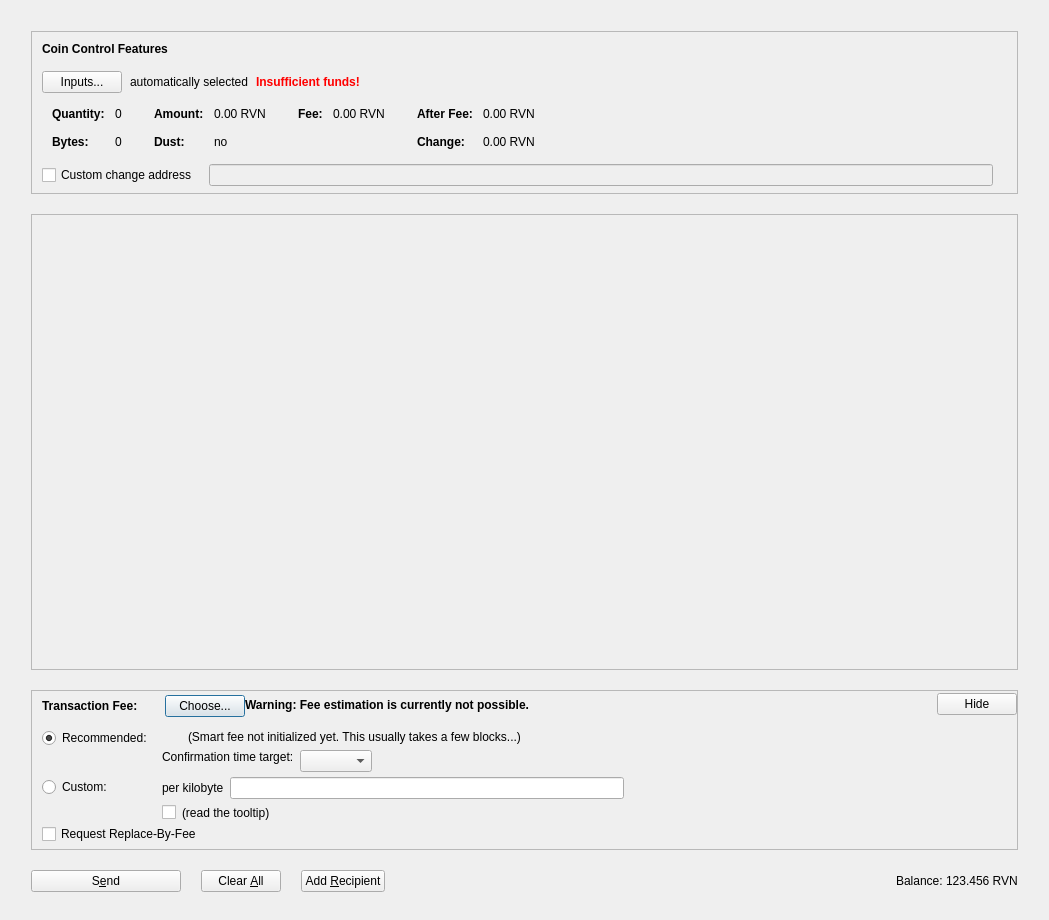
<?xml version="1.0" encoding="UTF-8"?>
<ui version="4.0">
 <class>SendCoinsDialog</class>
 <widget class="QDialog" name="SendCoinsDialog">
  <property name="geometry">
   <rect>
    <x>0</x>
    <y>0</y>
    <width>1049</width>
    <height>920</height>
   </rect>
  </property>
  <property name="windowTitle">
   <string>Send Coins</string>
  </property>
  <layout class="QVBoxLayout" name="verticalLayout" stretch="0">
   <property name="bottomMargin">
    <number>8</number>
   </property>
   <item>
    <layout class="QVBoxLayout" name="verticalLayout_3">
     <property name="spacing">
      <number>20</number>
     </property>
     <property name="leftMargin">
      <number>20</number>
     </property>
     <property name="topMargin">
      <number>20</number>
     </property>
     <property name="rightMargin">
      <number>20</number>
     </property>
     <property name="bottomMargin">
      <number>20</number>
     </property>
     <item>
      <widget class="QFrame" name="frameCoinControl">
       <property name="sizePolicy">
        <sizepolicy hsizetype="Expanding" vsizetype="Fixed">
         <horstretch>0</horstretch>
         <verstretch>0</verstretch>
        </sizepolicy>
       </property>
       <property name="maximumSize">
        <size>
         <width>16777215</width>
         <height>16777215</height>
        </size>
       </property>
       <property name="frameShape">
        <enum>QFrame::StyledPanel</enum>
       </property>
       <property name="frameShadow">
        <enum>QFrame::Sunken</enum>
       </property>
       <layout class="QVBoxLayout" name="verticalLayoutCoinControl2">
        <property name="spacing">
         <number>0</number>
        </property>
        <property name="leftMargin">
         <number>0</number>
        </property>
        <property name="topMargin">
         <number>0</number>
        </property>
        <property name="rightMargin">
         <number>0</number>
        </property>
        <property name="bottomMargin">
         <number>6</number>
        </property>
        <item>
         <layout class="QVBoxLayout" name="verticalLayoutCoinControl" stretch="0,0,0,0,0">
          <property name="spacing">
           <number>0</number>
          </property>
          <property name="leftMargin">
           <number>10</number>
          </property>
          <property name="topMargin">
           <number>10</number>
          </property>
          <item>
           <layout class="QHBoxLayout" name="horizontalLayoutCoinControl1">
            <property name="bottomMargin">
             <number>15</number>
            </property>
            <item>
             <widget class="QLabel" name="labelCoinControlFeatures">
              <property name="sizePolicy">
               <sizepolicy hsizetype="Preferred" vsizetype="Maximum">
                <horstretch>0</horstretch>
                <verstretch>0</verstretch>
               </sizepolicy>
              </property>
              <property name="font">
               <font>
                <weight>75</weight>
                <bold>true</bold>
               </font>
              </property>
              <property name="styleSheet">
               <string notr="true">font-weight:bold;</string>
              </property>
              <property name="text">
               <string>Coin Control Features</string>
              </property>
             </widget>
            </item>
           </layout>
          </item>
          <item>
           <layout class="QHBoxLayout" name="horizontalLayoutCoinControl2" stretch="0,0,0,0">
            <property name="spacing">
             <number>8</number>
            </property>
            <property name="bottomMargin">
             <number>10</number>
            </property>
            <item>
             <widget class="QPushButton" name="pushButtonCoinControl">
              <property name="styleSheet">
               <string notr="true"/>
              </property>
              <property name="text">
               <string>Inputs...</string>
              </property>
              <property name="autoDefault">
               <bool>false</bool>
              </property>
             </widget>
            </item>
            <item>
             <widget class="QLabel" name="labelCoinControlAutomaticallySelected">
              <property name="text">
               <string>automatically selected</string>
              </property>
              <property name="margin">
               <number>5</number>
              </property>
             </widget>
            </item>
            <item>
             <widget class="QLabel" name="labelCoinControlInsuffFunds">
              <property name="font">
               <font>
                <weight>75</weight>
                <bold>true</bold>
               </font>
              </property>
              <property name="styleSheet">
               <string notr="true">color:red;font-weight:bold;</string>
              </property>
              <property name="text">
               <string>Insufficient funds!</string>
              </property>
              <property name="margin">
               <number>5</number>
              </property>
             </widget>
            </item>
            <item>
             <spacer name="horizontalSpacerCoinControl">
              <property name="orientation">
               <enum>Qt::Horizontal</enum>
              </property>
              <property name="sizeHint" stdset="0">
               <size>
                <width>40</width>
                <height>1</height>
               </size>
              </property>
             </spacer>
            </item>
           </layout>
          </item>
          <item>
           <widget class="QWidget" name="widgetCoinControl" native="true">
            <property name="sizePolicy">
             <sizepolicy hsizetype="Preferred" vsizetype="Preferred">
              <horstretch>0</horstretch>
              <verstretch>0</verstretch>
             </sizepolicy>
            </property>
            <property name="minimumSize">
             <size>
              <width>0</width>
              <height>0</height>
             </size>
            </property>
            <property name="styleSheet">
             <string notr="true"/>
            </property>
            <layout class="QHBoxLayout" name="horizontalLayoutCoinControl5">
             <property name="leftMargin">
              <number>0</number>
             </property>
             <property name="topMargin">
              <number>0</number>
             </property>
             <property name="rightMargin">
              <number>0</number>
             </property>
             <property name="bottomMargin">
              <number>0</number>
             </property>
             <item>
              <layout class="QHBoxLayout" name="horizontalLayoutCoinControl3" stretch="0,0,0,1">
               <property name="spacing">
                <number>20</number>
               </property>
               <property name="topMargin">
                <number>0</number>
               </property>
               <property name="bottomMargin">
                <number>10</number>
               </property>
               <item>
                <layout class="QFormLayout" name="formLayoutCoinControl1">
                 <property name="horizontalSpacing">
                  <number>10</number>
                 </property>
                 <property name="verticalSpacing">
                  <number>14</number>
                 </property>
                 <property name="leftMargin">
                  <number>10</number>
                 </property>
                 <property name="topMargin">
                  <number>4</number>
                 </property>
                 <property name="rightMargin">
                  <number>6</number>
                 </property>
                 <item row="0" column="0">
                  <widget class="QLabel" name="labelCoinControlQuantityText">
                   <property name="font">
                    <font>
                     <weight>75</weight>
                     <bold>true</bold>
                    </font>
                   </property>
                   <property name="text">
                    <string>Quantity:</string>
                   </property>
                   <property name="margin">
                    <number>0</number>
                   </property>
                  </widget>
                 </item>
                 <item row="0" column="1">
                  <widget class="QLabel" name="labelCoinControlQuantity">
                   <property name="cursor">
                    <cursorShape>IBeamCursor</cursorShape>
                   </property>
                   <property name="contextMenuPolicy">
                    <enum>Qt::ActionsContextMenu</enum>
                   </property>
                   <property name="text">
                    <string notr="true">0</string>
                   </property>
                   <property name="margin">
                    <number>0</number>
                   </property>
                   <property name="textInteractionFlags">
                    <set>Qt::LinksAccessibleByMouse|Qt::TextSelectableByKeyboard|Qt::TextSelectableByMouse</set>
                   </property>
                  </widget>
                 </item>
                 <item row="1" column="0">
                  <widget class="QLabel" name="labelCoinControlBytesText">
                   <property name="font">
                    <font>
                     <weight>75</weight>
                     <bold>true</bold>
                    </font>
                   </property>
                   <property name="text">
                    <string>Bytes:</string>
                   </property>
                  </widget>
                 </item>
                 <item row="1" column="1">
                  <widget class="QLabel" name="labelCoinControlBytes">
                   <property name="cursor">
                    <cursorShape>IBeamCursor</cursorShape>
                   </property>
                   <property name="contextMenuPolicy">
                    <enum>Qt::ActionsContextMenu</enum>
                   </property>
                   <property name="text">
                    <string notr="true">0</string>
                   </property>
                   <property name="textInteractionFlags">
                    <set>Qt::LinksAccessibleByMouse|Qt::TextSelectableByKeyboard|Qt::TextSelectableByMouse</set>
                   </property>
                  </widget>
                 </item>
                </layout>
               </item>
               <item>
                <layout class="QFormLayout" name="formLayoutCoinControl2">
                 <property name="horizontalSpacing">
                  <number>10</number>
                 </property>
                 <property name="verticalSpacing">
                  <number>14</number>
                 </property>
                 <property name="leftMargin">
                  <number>6</number>
                 </property>
                 <property name="topMargin">
                  <number>4</number>
                 </property>
                 <property name="rightMargin">
                  <number>6</number>
                 </property>
                 <item row="0" column="0">
                  <widget class="QLabel" name="labelCoinControlAmountText">
                   <property name="font">
                    <font>
                     <weight>75</weight>
                     <bold>true</bold>
                    </font>
                   </property>
                   <property name="text">
                    <string>Amount:</string>
                   </property>
                   <property name="margin">
                    <number>0</number>
                   </property>
                  </widget>
                 </item>
                 <item row="0" column="1">
                  <widget class="QLabel" name="labelCoinControlAmount">
                   <property name="cursor">
                    <cursorShape>IBeamCursor</cursorShape>
                   </property>
                   <property name="contextMenuPolicy">
                    <enum>Qt::ActionsContextMenu</enum>
                   </property>
                   <property name="text">
                    <string notr="true">0.00 RVN</string>
                   </property>
                   <property name="textInteractionFlags">
                    <set>Qt::LinksAccessibleByMouse|Qt::TextSelectableByKeyboard|Qt::TextSelectableByMouse</set>
                   </property>
                  </widget>
                 </item>
                 <item row="1" column="0">
                  <widget class="QLabel" name="labelCoinControlLowOutputText">
                   <property name="font">
                    <font>
                     <weight>75</weight>
                     <bold>true</bold>
                    </font>
                   </property>
                   <property name="text">
                    <string>Dust:</string>
                   </property>
                  </widget>
                 </item>
                 <item row="1" column="1">
                  <widget class="QLabel" name="labelCoinControlLowOutput">
                   <property name="cursor">
                    <cursorShape>IBeamCursor</cursorShape>
                   </property>
                   <property name="contextMenuPolicy">
                    <enum>Qt::ActionsContextMenu</enum>
                   </property>
                   <property name="text">
                    <string notr="true">no</string>
                   </property>
                   <property name="textInteractionFlags">
                    <set>Qt::LinksAccessibleByMouse|Qt::TextSelectableByKeyboard|Qt::TextSelectableByMouse</set>
                   </property>
                  </widget>
                 </item>
                </layout>
               </item>
               <item>
                <layout class="QFormLayout" name="formLayoutCoinControl3">
                 <property name="horizontalSpacing">
                  <number>10</number>
                 </property>
                 <property name="verticalSpacing">
                  <number>14</number>
                 </property>
                 <property name="leftMargin">
                  <number>6</number>
                 </property>
                 <property name="topMargin">
                  <number>4</number>
                 </property>
                 <property name="rightMargin">
                  <number>6</number>
                 </property>
                 <item row="0" column="0">
                  <widget class="QLabel" name="labelCoinControlFeeText">
                   <property name="font">
                    <font>
                     <weight>75</weight>
                     <bold>true</bold>
                    </font>
                   </property>
                   <property name="text">
                    <string>Fee:</string>
                   </property>
                   <property name="margin">
                    <number>0</number>
                   </property>
                  </widget>
                 </item>
                 <item row="0" column="1">
                  <widget class="QLabel" name="labelCoinControlFee">
                   <property name="cursor">
                    <cursorShape>IBeamCursor</cursorShape>
                   </property>
                   <property name="contextMenuPolicy">
                    <enum>Qt::ActionsContextMenu</enum>
                   </property>
                   <property name="text">
                    <string notr="true">0.00 RVN</string>
                   </property>
                   <property name="textInteractionFlags">
                    <set>Qt::LinksAccessibleByMouse|Qt::TextSelectableByKeyboard|Qt::TextSelectableByMouse</set>
                   </property>
                  </widget>
                 </item>
                </layout>
               </item>
               <item>
                <layout class="QFormLayout" name="formLayoutCoinControl4">
                 <property name="horizontalSpacing">
                  <number>10</number>
                 </property>
                 <property name="verticalSpacing">
                  <number>14</number>
                 </property>
                 <property name="leftMargin">
                  <number>6</number>
                 </property>
                 <property name="topMargin">
                  <number>4</number>
                 </property>
                 <property name="rightMargin">
                  <number>6</number>
                 </property>
                 <item row="0" column="0">
                  <widget class="QLabel" name="labelCoinControlAfterFeeText">
                   <property name="font">
                    <font>
                     <weight>75</weight>
                     <bold>true</bold>
                    </font>
                   </property>
                   <property name="text">
                    <string>After Fee:</string>
                   </property>
                   <property name="margin">
                    <number>0</number>
                   </property>
                  </widget>
                 </item>
                 <item row="0" column="1">
                  <widget class="QLabel" name="labelCoinControlAfterFee">
                   <property name="cursor">
                    <cursorShape>IBeamCursor</cursorShape>
                   </property>
                   <property name="contextMenuPolicy">
                    <enum>Qt::ActionsContextMenu</enum>
                   </property>
                   <property name="text">
                    <string notr="true">0.00 RVN</string>
                   </property>
                   <property name="textInteractionFlags">
                    <set>Qt::LinksAccessibleByMouse|Qt::TextSelectableByKeyboard|Qt::TextSelectableByMouse</set>
                   </property>
                  </widget>
                 </item>
                 <item row="1" column="0">
                  <widget class="QLabel" name="labelCoinControlChangeText">
                   <property name="font">
                    <font>
                     <weight>75</weight>
                     <bold>true</bold>
                    </font>
                   </property>
                   <property name="text">
                    <string>Change:</string>
                   </property>
                  </widget>
                 </item>
                 <item row="1" column="1">
                  <widget class="QLabel" name="labelCoinControlChange">
                   <property name="cursor">
                    <cursorShape>IBeamCursor</cursorShape>
                   </property>
                   <property name="contextMenuPolicy">
                    <enum>Qt::ActionsContextMenu</enum>
                   </property>
                   <property name="text">
                    <string notr="true">0.00 RVN</string>
                   </property>
                   <property name="textInteractionFlags">
                    <set>Qt::LinksAccessibleByMouse|Qt::TextSelectableByKeyboard|Qt::TextSelectableByMouse</set>
                   </property>
                  </widget>
                 </item>
                </layout>
               </item>
              </layout>
             </item>
            </layout>
           </widget>
          </item>
          <item>
           <layout class="QHBoxLayout" name="horizontalLayoutCoinControl4" stretch="0,0,0">
            <property name="spacing">
             <number>12</number>
            </property>
            <property name="sizeConstraint">
             <enum>QLayout::SetDefaultConstraint</enum>
            </property>
            <property name="topMargin">
             <number>5</number>
            </property>
            <property name="rightMargin">
             <number>5</number>
            </property>
            <item>
             <widget class="QCheckBox" name="checkBoxCoinControlChange">
              <property name="toolTip">
               <string>If this is activated, but the change address is empty or invalid, change will be sent to a newly generated address.</string>
              </property>
              <property name="text">
               <string>Custom change address</string>
              </property>
             </widget>
            </item>
            <item>
             <widget class="QValidatedLineEdit" name="lineEditCoinControlChange">
              <property name="enabled">
               <bool>false</bool>
              </property>
              <property name="sizePolicy">
               <sizepolicy hsizetype="Expanding" vsizetype="Fixed">
                <horstretch>0</horstretch>
                <verstretch>0</verstretch>
               </sizepolicy>
              </property>
             </widget>
            </item>
            <item>
             <widget class="QLabel" name="labelCoinControlChangeLabel">
              <property name="sizePolicy">
               <sizepolicy hsizetype="Preferred" vsizetype="Expanding">
                <horstretch>0</horstretch>
                <verstretch>0</verstretch>
               </sizepolicy>
              </property>
              <property name="minimumSize">
               <size>
                <width>0</width>
                <height>0</height>
               </size>
              </property>
              <property name="text">
               <string/>
              </property>
              <property name="margin">
               <number>3</number>
              </property>
             </widget>
            </item>
           </layout>
          </item>
          <item>
           <spacer name="verticalSpacerCoinControl">
            <property name="orientation">
             <enum>Qt::Vertical</enum>
            </property>
            <property name="sizeHint" stdset="0">
             <size>
              <width>800</width>
              <height>1</height>
             </size>
            </property>
           </spacer>
          </item>
         </layout>
        </item>
       </layout>
      </widget>
     </item>
     <item>
      <widget class="QScrollArea" name="scrollArea">
       <property name="widgetResizable">
        <bool>true</bool>
       </property>
       <widget class="QWidget" name="scrollAreaWidgetContents">
        <property name="geometry">
         <rect>
          <x>0</x>
          <y>0</y>
          <width>989</width>
          <height>355</height>
         </rect>
        </property>
        <layout class="QVBoxLayout" name="verticalLayout_2" stretch="0,0">
         <property name="leftMargin">
          <number>0</number>
         </property>
         <property name="topMargin">
          <number>0</number>
         </property>
         <property name="rightMargin">
          <number>0</number>
         </property>
         <property name="bottomMargin">
          <number>0</number>
         </property>
         <item>
          <layout class="QVBoxLayout" name="entries">
           <property name="spacing">
            <number>6</number>
           </property>
          </layout>
         </item>
         <item>
          <spacer name="verticalSpacer">
           <property name="orientation">
            <enum>Qt::Vertical</enum>
           </property>
           <property name="sizeType">
            <enum>QSizePolicy::MinimumExpanding</enum>
           </property>
           <property name="sizeHint" stdset="0">
            <size>
             <width>20</width>
             <height>200</height>
            </size>
           </property>
          </spacer>
         </item>
        </layout>
       </widget>
      </widget>
     </item>
     <item>
      <widget class="QFrame" name="frameFee">
       <property name="sizePolicy">
        <sizepolicy hsizetype="Expanding" vsizetype="Fixed">
         <horstretch>0</horstretch>
         <verstretch>0</verstretch>
        </sizepolicy>
       </property>
       <property name="maximumSize">
        <size>
         <width>16777215</width>
         <height>16777215</height>
        </size>
       </property>
       <property name="frameShape">
        <enum>QFrame::StyledPanel</enum>
       </property>
       <property name="frameShadow">
        <enum>QFrame::Sunken</enum>
       </property>
       <layout class="QVBoxLayout" name="verticalLayoutFee1">
        <property name="spacing">
         <number>0</number>
        </property>
        <property name="leftMargin">
         <number>0</number>
        </property>
        <property name="topMargin">
         <number>0</number>
        </property>
        <property name="rightMargin">
         <number>0</number>
        </property>
        <property name="bottomMargin">
         <number>0</number>
        </property>
        <item>
         <layout class="QVBoxLayout" name="verticalLayoutFee2" stretch="0,0,0">
          <property name="spacing">
           <number>0</number>
          </property>
          <property name="leftMargin">
           <number>10</number>
          </property>
          <property name="topMargin">
           <number>0</number>
          </property>
          <item>
           <layout class="QHBoxLayout" name="horizontalLayoutFee1">
            <property name="bottomMargin">
             <number>0</number>
            </property>
            <item>
             <layout class="QVBoxLayout" name="verticalLayoutFee7">
              <property name="spacing">
               <number>0</number>
              </property>
              <item>
               <spacer name="verticalSpacerSmartFee">
                <property name="orientation">
                 <enum>Qt::Vertical</enum>
                </property>
                <property name="sizeType">
                 <enum>QSizePolicy::Fixed</enum>
                </property>
                <property name="sizeHint" stdset="0">
                 <size>
                  <width>1</width>
                  <height>4</height>
                 </size>
                </property>
               </spacer>
              </item>
              <item>
               <layout class="QHBoxLayout" name="horizontalLayoutSmartFee">
                <property name="spacing">
                 <number>10</number>
                </property>
                <item>
                 <widget class="QLabel" name="labelFeeHeadline">
                  <property name="sizePolicy">
                   <sizepolicy hsizetype="Preferred" vsizetype="Maximum">
                    <horstretch>0</horstretch>
                    <verstretch>0</verstretch>
                   </sizepolicy>
                  </property>
                  <property name="font">
                   <font>
                    <weight>75</weight>
                    <bold>true</bold>
                   </font>
                  </property>
                  <property name="styleSheet">
                   <string notr="true">font-weight:bold;</string>
                  </property>
                  <property name="text">
                   <string>Transaction Fee:</string>
                  </property>
                 </widget>
                </item>
                <item>
                 <widget class="QLabel" name="labelFeeMinimized">
                  <property name="text">
                   <string/>
                  </property>
                 </widget>
                </item>
                <item>
                 <widget class="QPushButton" name="buttonChooseFee">
                  <property name="text">
                   <string>Choose...</string>
                  </property>
                 </widget>
                </item>
               </layout>
              </item>
              <item>
               <spacer name="verticalSpacer_5">
                <property name="orientation">
                 <enum>Qt::Vertical</enum>
                </property>
                <property name="sizeHint" stdset="0">
                 <size>
                  <width>1</width>
                  <height>1</height>
                 </size>
                </property>
               </spacer>
              </item>
             </layout>
            </item>
            <item>
             <widget class="QLabel" name="fallbackFeeWarningLabel">
              <property name="font">
               <font>
                <weight>75</weight>
                <bold>true</bold>
               </font>
              </property>
              <property name="toolTip">
               <string>Using the fallbackfee can result in sending a transaction that will take several hours or days (or never) to confirm. Consider choosing your fee manually or wait until you have validated the complete chain.</string>
              </property>
              <property name="text">
               <string>Warning: Fee estimation is currently not possible.</string>
              </property>
              <property name="wordWrap">
               <bool>false</bool>
              </property>
             </widget>
            </item>
            <item>
             <spacer name="horizontalSpacer_4">
              <property name="orientation">
               <enum>Qt::Horizontal</enum>
              </property>
              <property name="sizeType">
               <enum>QSizePolicy::MinimumExpanding</enum>
              </property>
              <property name="sizeHint" stdset="0">
               <size>
                <width>40</width>
                <height>20</height>
               </size>
              </property>
             </spacer>
            </item>
            <item>
             <widget class="QPushButton" name="buttonMinimizeFee">
              <property name="toolTip">
               <string>collapse fee-settings</string>
              </property>
              <property name="text">
               <string>Hide</string>
              </property>
             </widget>
            </item>
           </layout>
          </item>
          <item>
           <widget class="QFrame" name="frameFeeSelection">
            <layout class="QVBoxLayout" name="verticalLayoutFee12">
             <property name="spacing">
              <number>0</number>
             </property>
             <property name="leftMargin">
              <number>0</number>
             </property>
             <property name="topMargin">
              <number>0</number>
             </property>
             <property name="rightMargin">
              <number>0</number>
             </property>
             <property name="bottomMargin">
              <number>0</number>
             </property>
             <item>
              <layout class="QGridLayout" name="gridLayoutFee">
               <property name="topMargin">
                <number>10</number>
               </property>
               <property name="bottomMargin">
                <number>4</number>
               </property>
               <property name="horizontalSpacing">
                <number>10</number>
               </property>
               <property name="verticalSpacing">
                <number>4</number>
               </property>
               <item row="1" column="1">
                <layout class="QVBoxLayout" name="verticalLayoutFee8">
                 <property name="spacing">
                  <number>6</number>
                 </property>
                 <item>
                  <layout class="QHBoxLayout" name="horizontalLayoutFee13">
                   <item>
                    <widget class="QLabel" name="labelCustomPerKilobyte">
                     <property name="toolTip">
                      <string>If the custom fee is set to 1000 satoshis and the transaction is only 250 bytes, then &quot;per kilobyte&quot; only pays 250 satoshis in fee, while &quot;total at least&quot; pays 1000 satoshis. For transactions bigger than a kilobyte both pay by kilobyte.</string>
                     </property>
                     <property name="text">
                      <string>per kilobyte</string>
                     </property>
                    </widget>
                   </item>
                   <item>
                    <widget class="TenzuraAmountField" name="customFee"/>
                   </item>
                   <item>
                    <spacer name="horizontalSpacer_6">
                     <property name="orientation">
                      <enum>Qt::Horizontal</enum>
                     </property>
                     <property name="sizeHint" stdset="0">
                      <size>
                       <width>1</width>
                       <height>1</height>
                      </size>
                     </property>
                    </spacer>
                   </item>
                  </layout>
                 </item>
                 <item>
                  <layout class="QHBoxLayout" name="horizontalLayoutFee8">
                   <item>
                    <widget class="QCheckBox" name="checkBoxMinimumFee">
                     <property name="toolTip">
                      <string>Paying only the minimum fee is just fine as long as there is less transaction volume than space in the blocks. But be aware that this can end up in a never confirming transaction once there is more demand for tenzura transactions than the network can process.</string>
                     </property>
                     <property name="text">
                      <string/>
                     </property>
                    </widget>
                   </item>
                   <item>
                    <widget class="QLabel" name="labelMinFeeWarning">
                     <property name="enabled">
                      <bool>true</bool>
                     </property>
                     <property name="toolTip">
                      <string>Paying only the minimum fee is just fine as long as there is less transaction volume than space in the blocks. But be aware that this can end up in a never confirming transaction once there is more demand for tenzura transactions than the network can process.</string>
                     </property>
                     <property name="text">
                      <string>(read the tooltip)</string>
                     </property>
                     <property name="margin">
                      <number>5</number>
                     </property>
                    </widget>
                   </item>
                   <item>
                    <spacer name="horizontalSpacer_2">
                     <property name="orientation">
                      <enum>Qt::Horizontal</enum>
                     </property>
                     <property name="sizeHint" stdset="0">
                      <size>
                       <width>1</width>
                       <height>1</height>
                      </size>
                     </property>
                    </spacer>
                   </item>
                  </layout>
                 </item>
                </layout>
               </item>
               <item row="0" column="0">
                <layout class="QVBoxLayout" name="verticalLayoutFee4" stretch="0,1">
                 <item>
                  <widget class="QRadioButton" name="radioSmartFee">
                   <property name="text">
                    <string>Recommended:</string>
                   </property>
                   <property name="checked">
                    <bool>true</bool>
                   </property>
                   <attribute name="buttonGroup">
                    <string notr="true">groupFee</string>
                   </attribute>
                  </widget>
                 </item>
                 <item>
                  <spacer name="verticalSpacer_2">
                   <property name="orientation">
                    <enum>Qt::Vertical</enum>
                   </property>
                   <property name="sizeHint" stdset="0">
                    <size>
                     <width>1</width>
                     <height>1</height>
                    </size>
                   </property>
                  </spacer>
                 </item>
                </layout>
               </item>
               <item row="1" column="0">
                <layout class="QVBoxLayout" name="verticalLayoutFee9" stretch="0,1">
                 <item>
                  <widget class="QRadioButton" name="radioCustomFee">
                   <property name="text">
                    <string>Custom:</string>
                   </property>
                   <attribute name="buttonGroup">
                    <string notr="true">groupFee</string>
                   </attribute>
                  </widget>
                 </item>
                 <item>
                  <spacer name="verticalSpacer_6">
                   <property name="orientation">
                    <enum>Qt::Vertical</enum>
                   </property>
                   <property name="sizeHint" stdset="0">
                    <size>
                     <width>1</width>
                     <height>1</height>
                    </size>
                   </property>
                  </spacer>
                 </item>
                </layout>
               </item>
               <item row="0" column="1">
                <layout class="QVBoxLayout" name="verticalLayoutFee3" stretch="0,0,1">
                 <property name="spacing">
                  <number>6</number>
                 </property>
                 <property name="topMargin">
                  <number>2</number>
                 </property>
                 <item>
                  <layout class="QHBoxLayout" name="horizontalLayoutFee12">
                   <item>
                    <widget class="QLabel" name="labelSmartFee">
                     <property name="text">
                      <string/>
                     </property>
                     <property name="margin">
                      <number>2</number>
                     </property>
                    </widget>
                   </item>
                   <item>
                    <widget class="QLabel" name="labelFeeEstimation">
                     <property name="text">
                      <string/>
                     </property>
                    </widget>
                   </item>
                   <item>
                    <widget class="QLabel" name="labelSmartFee2">
                     <property name="text">
                      <string>(Smart fee not initialized yet. This usually takes a few blocks...)</string>
                     </property>
                     <property name="margin">
                      <number>2</number>
                     </property>
                    </widget>
                   </item>
                   <item>
                    <spacer name="horizontalSpacer_5">
                     <property name="orientation">
                      <enum>Qt::Horizontal</enum>
                     </property>
                     <property name="sizeHint" stdset="0">
                      <size>
                       <width>1</width>
                       <height>1</height>
                      </size>
                     </property>
                    </spacer>
                   </item>
                  </layout>
                 </item>
                 <item>
                  <layout class="QHBoxLayout" name="horizontalLayoutFee9">
                   <item>
                    <layout class="QVBoxLayout" name="verticalLayoutFee6">
                     <item>
                      <widget class="QLabel" name="labelSmartFee3">
                       <property name="text">
                        <string>Confirmation time target:</string>
                       </property>
                       <property name="margin">
                        <number>2</number>
                       </property>
                      </widget>
                     </item>
                     <item>
                      <spacer name="verticalSpacer_3">
                       <property name="orientation">
                        <enum>Qt::Vertical</enum>
                       </property>
                       <property name="sizeHint" stdset="0">
                        <size>
                         <width>1</width>
                         <height>1</height>
                        </size>
                       </property>
                      </spacer>
                     </item>
                    </layout>
                   </item>
                   <item>
                    <layout class="QVBoxLayout" name="verticalLayoutFee5">
                     <property name="rightMargin">
                      <number>30</number>
                     </property>
                     <item>
                      <layout class="QHBoxLayout" name="horizontalLayoutConfTarget">
                       <property name="bottomMargin">
                        <number>0</number>
                       </property>
                       <item>
                        <widget class="QComboBox" name="confTargetSelector"/>
                       </item>
                       <item>
                        <spacer name="horizontalSpacerConfTarget">
                         <property name="orientation">
                          <enum>Qt::Horizontal</enum>
                         </property>
                         <property name="sizeHint" stdset="0">
                          <size>
                           <width>40</width>
                           <height>20</height>
                          </size>
                         </property>
                        </spacer>
                       </item>
                      </layout>
                     </item>
                    </layout>
                   </item>
                  </layout>
                 </item>
                 <item>
                  <spacer name="verticalSpacer_4">
                   <property name="orientation">
                    <enum>Qt::Vertical</enum>
                   </property>
                   <property name="sizeHint" stdset="0">
                    <size>
                     <width>1</width>
                     <height>1</height>
                    </size>
                   </property>
                  </spacer>
                 </item>
                </layout>
               </item>
              </layout>
             </item>
             <item>
              <widget class="QCheckBox" name="optInRBF">
               <property name="toolTip">
                <string>Indicates that the sender may wish to replace this transaction with a new one paying higher fees (prior to being confirmed).</string>
               </property>
               <property name="text">
                <string>Request Replace-By-Fee</string>
               </property>
              </widget>
             </item>
            </layout>
           </widget>
          </item>
          <item>
           <spacer name="verticalSpacerFee">
            <property name="orientation">
             <enum>Qt::Vertical</enum>
            </property>
            <property name="sizeHint" stdset="0">
             <size>
              <width>40</width>
              <height>5</height>
             </size>
            </property>
           </spacer>
          </item>
         </layout>
        </item>
       </layout>
      </widget>
     </item>
     <item>
      <layout class="QHBoxLayout" name="horizontalLayout">
       <item>
        <widget class="QPushButton" name="sendButton">
         <property name="minimumSize">
          <size>
           <width>150</width>
           <height>0</height>
          </size>
         </property>
         <property name="toolTip">
          <string>Confirm the send action</string>
         </property>
         <property name="text">
          <string>S&amp;end</string>
         </property>
         <property name="icon">
          <iconset resource="../tenzura.qrc">
           <normaloff>:/icons/send</normaloff>:/icons/send</iconset>
         </property>
         <property name="autoDefault">
          <bool>false</bool>
         </property>
         <property name="default">
          <bool>false</bool>
         </property>
        </widget>
       </item>
       <item>
        <widget class="QPushButton" name="clearButton">
         <property name="sizePolicy">
          <sizepolicy hsizetype="Minimum" vsizetype="Fixed">
           <horstretch>0</horstretch>
           <verstretch>0</verstretch>
          </sizepolicy>
         </property>
         <property name="toolTip">
          <string>Clear all fields of the form.</string>
         </property>
         <property name="text">
          <string>Clear &amp;All</string>
         </property>
         <property name="icon">
          <iconset resource="../tenzura.qrc">
           <normaloff>:/icons/remove</normaloff>:/icons/remove</iconset>
         </property>
         <property name="autoDefault">
          <bool>false</bool>
         </property>
        </widget>
       </item>
       <item>
        <widget class="QPushButton" name="addButton">
         <property name="toolTip">
          <string>Send to multiple recipients at once</string>
         </property>
         <property name="text">
          <string>Add &amp;Recipient</string>
         </property>
         <property name="icon">
          <iconset resource="../tenzura.qrc">
           <normaloff>:/icons/add</normaloff>:/icons/add</iconset>
         </property>
         <property name="autoDefault">
          <bool>false</bool>
         </property>
        </widget>
       </item>
       <item>
        <spacer name="horizontalSpacer">
         <property name="orientation">
          <enum>Qt::Horizontal</enum>
         </property>
         <property name="sizeHint" stdset="0">
          <size>
           <width>40</width>
           <height>20</height>
          </size>
         </property>
        </spacer>
       </item>
       <item>
        <layout class="QHBoxLayout" name="horizontalLayout_2">
         <property name="spacing">
          <number>3</number>
         </property>
         <item>
          <widget class="QLabel" name="label">
           <property name="sizePolicy">
            <sizepolicy hsizetype="Preferred" vsizetype="Fixed">
             <horstretch>0</horstretch>
             <verstretch>0</verstretch>
            </sizepolicy>
           </property>
           <property name="text">
            <string>Balance:</string>
           </property>
          </widget>
         </item>
         <item>
          <widget class="QLabel" name="labelBalance">
           <property name="sizePolicy">
            <sizepolicy hsizetype="Preferred" vsizetype="Fixed">
             <horstretch>0</horstretch>
             <verstretch>0</verstretch>
            </sizepolicy>
           </property>
           <property name="cursor">
            <cursorShape>IBeamCursor</cursorShape>
           </property>
           <property name="text">
            <string notr="true">123.456 RVN</string>
           </property>
           <property name="textInteractionFlags">
            <set>Qt::LinksAccessibleByMouse|Qt::TextSelectableByKeyboard|Qt::TextSelectableByMouse</set>
           </property>
          </widget>
         </item>
        </layout>
       </item>
      </layout>
     </item>
    </layout>
   </item>
  </layout>
 </widget>
 <customwidgets>
  <customwidget>
   <class>QValidatedLineEdit</class>
   <extends>QLineEdit</extends>
   <header>qvalidatedlineedit.h</header>
  </customwidget>
  <customwidget>
   <class>TenzuraAmountField</class>
   <extends>QLineEdit</extends>
   <header>tenzuraamountfield.h</header>
   <container>1</container>
  </customwidget>
 </customwidgets>
 <resources>
  <include location="../tenzura.qrc"/>
 </resources>
 <connections/>
 <buttongroups>
  <buttongroup name="groupFee"/>
 </buttongroups>
</ui>
